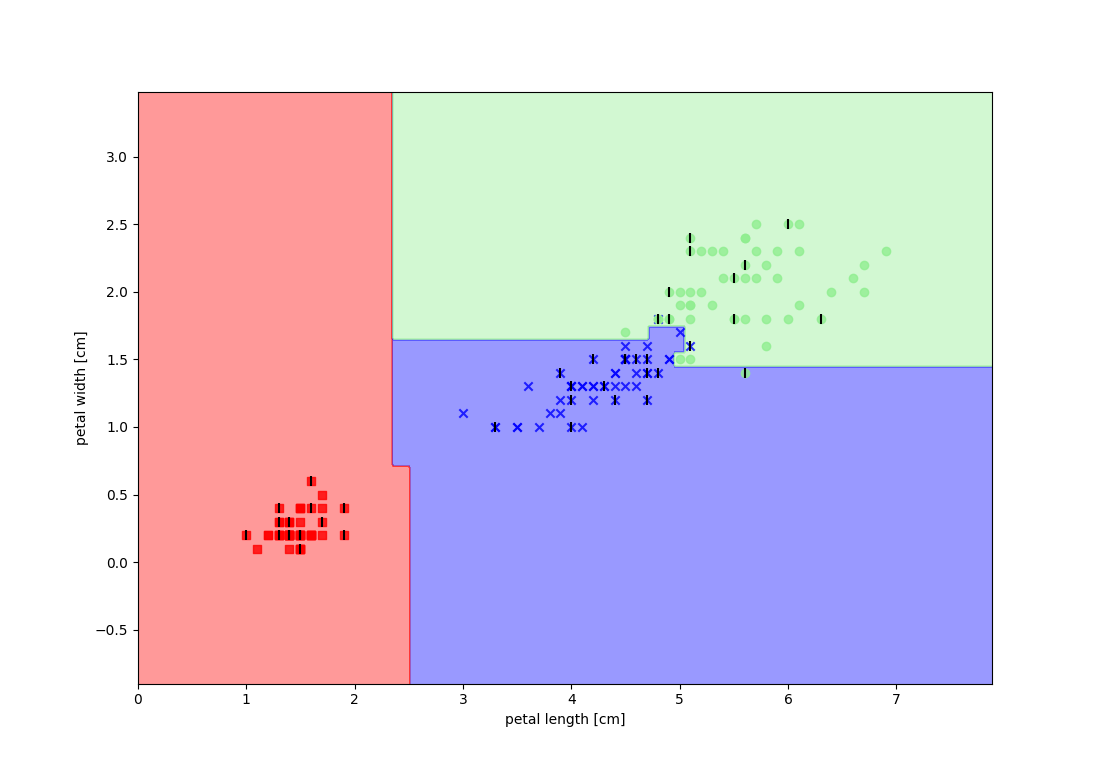

The Python source for this figure:
from sklearn.ensemble import RandomForestClassifier
import numpy as np
import matplotlib.pyplot as plt
from Util import plot_decision_regions
from IrisData import getIrisData

X_train, X_test, X_combined, y_train, y_test, y_combined = getIrisData(
    standardized=False)

forest = RandomForestClassifier(
    criterion='entropy', n_estimators=10, random_state=1, n_jobs=2)

forest.fit(X_train, y_train)
plot_decision_regions(X_combined, y_combined,
                      classifier=forest, test_idx=range(105, 150))
plt.xlabel('petal length [cm]')
plt.ylabel('petal width [cm]')
plt.show()
